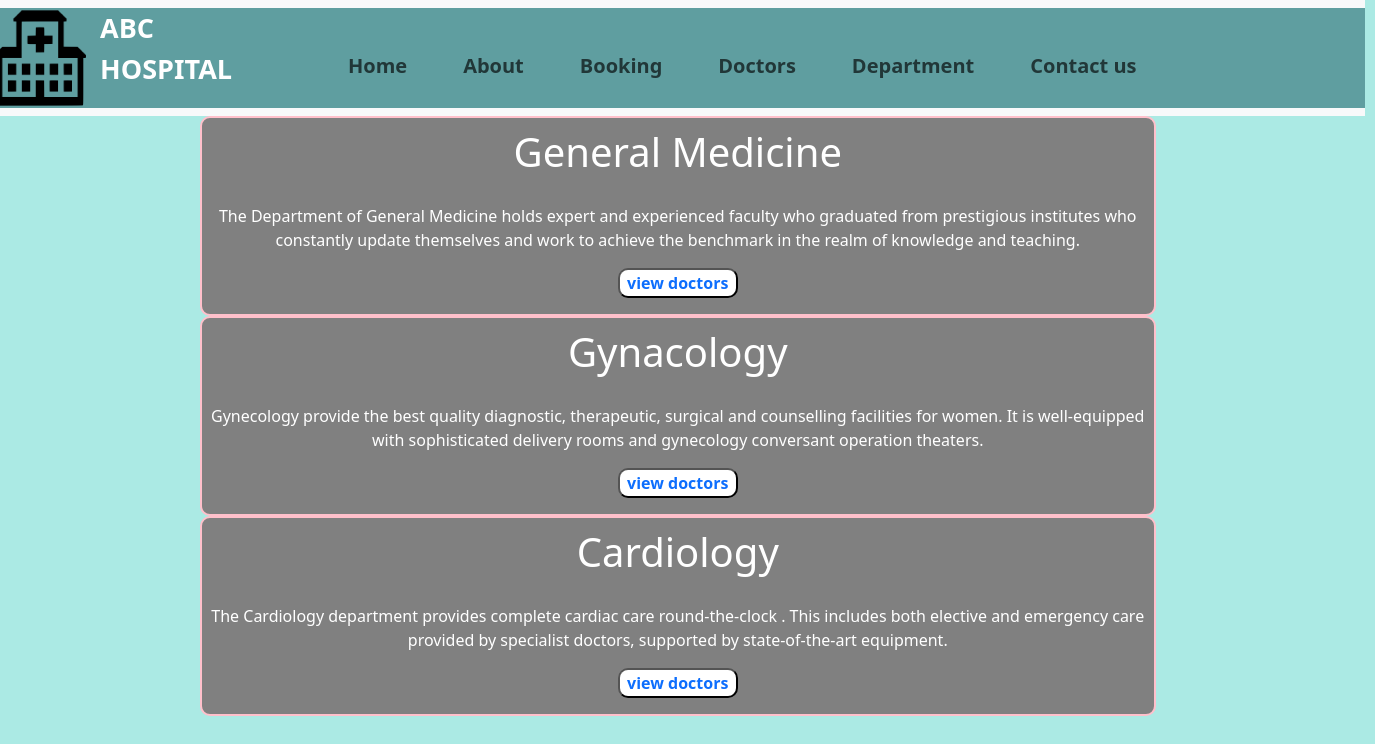
Page /department/ on the committed database.
### hosp1/models.py (models this page shows, shortened)
class Department(models.Model):
    dep_name=models.CharField(max_length=100,default=1)
    slug=models.SlugField(max_length=250,unique=True,default=1)
    dep_description=models.TextField()

### hosp1/views.py (the view)
# urls.py: path('department/',department,name='pg5'),
def department(request):
    dept_dict={
         'depts': Department.objects.all()
               }
    return render(request,'department.html',dept_dict)

### templates/department.html (shortened to what this page needs)
{% extends 'base.html'%}
{% block content %}
{% for i in depts %}
        <div style=" text-align: center; margin-left: 200px; width: 70%; MIN-height: 200px; background-color: gray;  border: 2px solid pink; border-radius: 10px;" >
        <h1 style="color: white; padding-top: 10px;">{{ i.dep_name }}</h1>
        <p style="color: white; padding-top: 20px;">{{ i.dep_description }}</p>
        <button style="background-color:white;border-radius:10px;width:120px;height:30px;font-weight:bold;"><a href="{% url 'doctor_list_by_dept' dept_slug=i.slug %}" style="text-decoration:none;" >view doctors<a></button> </div>
{% endfor %}
{% endblock %}

### static/css/style.css (style rules this page uses)
html { overflow-y:hidden; }
body { background-color:red; }

### rows in the picture
Department: dep_name "General Medicine", dep_description "The Department of General Medicine holds expert and experienced faculty who graduated from prestigious institutes who constantly update themselves and work to achieve the benchmark in the realm of knowledge and teaching."
Department: dep_name "Gynacology", dep_description "Gynecology provide the best quality diagnostic, therapeutic, surgical and counselling facilities for women. It is well-equipped with sophisticated delivery rooms and gynecology conversant operation theaters."
Department: dep_name "Cardiology", dep_description "The Cardiology department provides complete cardiac care round-the-clock . This includes both elective and emergency care provided by specialist doctors, supported by state-of-the-art equipment."
